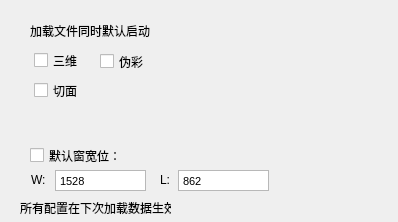
<?xml version="1.0" encoding="UTF-8"?>
<ui version="4.0">
 <class>ConfigForm</class>
 <widget class="QWidget" name="ConfigForm">
  <property name="geometry">
   <rect>
    <x>0</x>
    <y>0</y>
    <width>398</width>
    <height>222</height>
   </rect>
  </property>
  <property name="windowTitle">
   <string>配置</string>
  </property>
  <widget class="QCheckBox" name="m_ck3D">
   <property name="geometry">
    <rect>
     <x>34</x>
     <y>45</y>
     <width>51</width>
     <height>31</height>
    </rect>
   </property>
   <property name="text">
    <string>三维</string>
   </property>
  </widget>
  <widget class="QLabel" name="label">
   <property name="geometry">
    <rect>
     <x>30</x>
     <y>20</y>
     <width>121</width>
     <height>21</height>
    </rect>
   </property>
   <property name="text">
    <string>加载文件同时默认启动：</string>
   </property>
  </widget>
  <widget class="QCheckBox" name="m_ck4Plane">
   <property name="geometry">
    <rect>
     <x>34</x>
     <y>75</y>
     <width>51</width>
     <height>31</height>
    </rect>
   </property>
   <property name="text">
    <string>切面</string>
   </property>
  </widget>
  <widget class="QCheckBox" name="m_ckWL">
   <property name="geometry">
    <rect>
     <x>30</x>
     <y>140</y>
     <width>91</width>
     <height>31</height>
    </rect>
   </property>
   <property name="text">
    <string>默认窗宽位：</string>
   </property>
  </widget>
  <widget class="QTextEdit" name="m_window">
   <property name="geometry">
    <rect>
     <x>55</x>
     <y>170</y>
     <width>91</width>
     <height>21</height>
    </rect>
   </property>
   <property name="verticalScrollBarPolicy">
    <enum>Qt::ScrollBarAlwaysOff</enum>
   </property>
   <property name="horizontalScrollBarPolicy">
    <enum>Qt::ScrollBarAlwaysOff</enum>
   </property>
   <property name="html">
    <string>&lt;!DOCTYPE HTML PUBLIC &quot;-//W3C//DTD HTML 4.0//EN&quot; &quot;http://www.w3.org/TR/REC-html40/strict.dtd&quot;&gt;
&lt;html&gt;&lt;head&gt;&lt;meta name=&quot;qrichtext&quot; content=&quot;1&quot; /&gt;&lt;style type=&quot;text/css&quot;&gt;
p, li { white-space: pre-wrap; }
&lt;/style&gt;&lt;/head&gt;&lt;body style=&quot; font-family:'MS Shell Dlg 2'; font-size:8.25pt; font-weight:400; font-style:normal;&quot;&gt;
&lt;p style=&quot; margin-top:0px; margin-bottom:0px; margin-left:0px; margin-right:0px; -qt-block-indent:0; text-indent:0px;&quot;&gt;1528&lt;/p&gt;&lt;/body&gt;&lt;/html&gt;</string>
   </property>
  </widget>
  <widget class="QTextEdit" name="m_level">
   <property name="geometry">
    <rect>
     <x>178</x>
     <y>170</y>
     <width>91</width>
     <height>21</height>
    </rect>
   </property>
   <property name="verticalScrollBarPolicy">
    <enum>Qt::ScrollBarAlwaysOff</enum>
   </property>
   <property name="horizontalScrollBarPolicy">
    <enum>Qt::ScrollBarAlwaysOff</enum>
   </property>
   <property name="html">
    <string>&lt;!DOCTYPE HTML PUBLIC &quot;-//W3C//DTD HTML 4.0//EN&quot; &quot;http://www.w3.org/TR/REC-html40/strict.dtd&quot;&gt;
&lt;html&gt;&lt;head&gt;&lt;meta name=&quot;qrichtext&quot; content=&quot;1&quot; /&gt;&lt;style type=&quot;text/css&quot;&gt;
p, li { white-space: pre-wrap; }
&lt;/style&gt;&lt;/head&gt;&lt;body style=&quot; font-family:'MS Shell Dlg 2'; font-size:8.25pt; font-weight:400; font-style:normal;&quot;&gt;
&lt;p style=&quot; margin-top:0px; margin-bottom:0px; margin-left:0px; margin-right:0px; -qt-block-indent:0; text-indent:0px;&quot;&gt;862&lt;/p&gt;&lt;/body&gt;&lt;/html&gt;</string>
   </property>
  </widget>
  <widget class="QLabel" name="label_2">
   <property name="geometry">
    <rect>
     <x>31</x>
     <y>172</y>
     <width>21</width>
     <height>16</height>
    </rect>
   </property>
   <property name="text">
    <string>W:</string>
   </property>
  </widget>
  <widget class="QLabel" name="label_3">
   <property name="geometry">
    <rect>
     <x>160</x>
     <y>172</y>
     <width>21</width>
     <height>16</height>
    </rect>
   </property>
   <property name="text">
    <string>L:</string>
   </property>
  </widget>
  <widget class="QCheckBox" name="m_ckColor">
   <property name="geometry">
    <rect>
     <x>100</x>
     <y>46</y>
     <width>51</width>
     <height>31</height>
    </rect>
   </property>
   <property name="text">
    <string>伪彩</string>
   </property>
  </widget>
  <widget class="QLabel" name="m_lableRedme">
   <property name="geometry">
    <rect>
     <x>20</x>
     <y>200</y>
     <width>151</width>
     <height>16</height>
    </rect>
   </property>
   <property name="text">
    <string>所有配置在下次加载数据生效</string>
   </property>
  </widget>
 </widget>
 <resources/>
 <connections/>
</ui>
